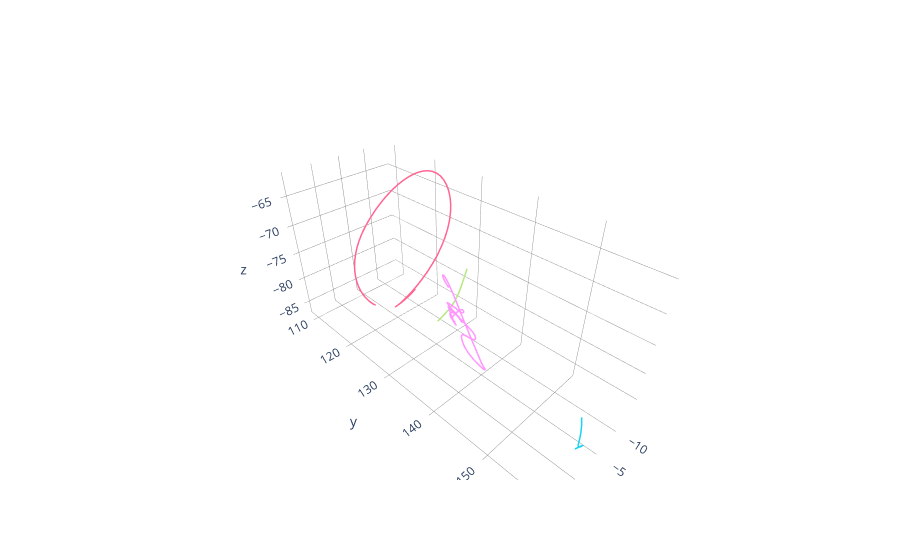

Notebook cell for this chart:
### Code cell
filename = "dic_words_LSFtraj"
fil = open(filename,"rb")
dic = pickle.load(fil)
fil.close()
Data = dic["data"]
Glose = dic["glose"]

plot_3D_means([Data[0], Data[1], Data[2], Data[3]], [], "", "")
print(Glose[0], Glose[1], Glose[2], Glose[3])
